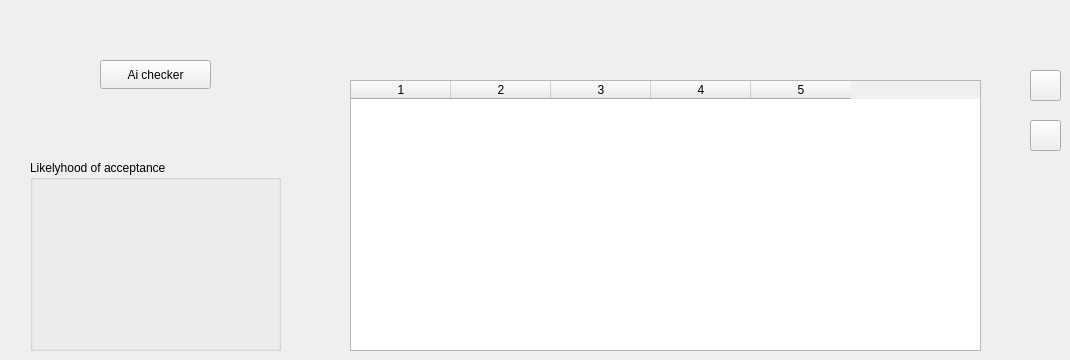
      <widget class="QWidget" name="tab_7">
       <attribute name="title">
        <string>Submissions Draft</string>
       </attribute>
       <widget class="QPushButton" name="pushButton_7">
        <property name="geometry">
         <rect>
          <x>1030</x>
          <y>120</y>
          <width>31</width>
          <height>31</height>
         </rect>
        </property>
        <property name="text">
         <string/>
        </property>
        <property name="icon">
         <iconset>
          <normaloff>icons/edit.svg</normaloff>icons/edit.svg</iconset>
        </property>
       </widget>
       <widget class="QPushButton" name="pushButton_8">
        <property name="geometry">
         <rect>
          <x>100</x>
          <y>60</y>
          <width>111</width>
          <height>29</height>
         </rect>
        </property>
        <property name="text">
         <string>Ai checker</string>
        </property>
       </widget>
       <widget class="QPushButton" name="pushButton_6">
        <property name="geometry">
         <rect>
          <x>1030</x>
          <y>70</y>
          <width>31</width>
          <height>31</height>
         </rect>
        </property>
        <property name="text">
         <string/>
        </property>
        <property name="icon">
         <iconset>
          <normaloff>icons/trash-2.svg</normaloff>icons/trash-2.svg</iconset>
        </property>
       </widget>
       <widget class="QGroupBox" name="groupBox_12">
        <property name="geometry">
         <rect>
          <x>30</x>
          <y>160</y>
          <width>251</width>
          <height>191</height>
         </rect>
        </property>
        <property name="title">
         <string>Likelyhood of acceptance</string>
        </property>
       </widget>
       <widget class="QTableWidget" name="submissionTableWidget">
        <property name="geometry">
         <rect>
          <x>350</x>
          <y>80</y>
          <width>631</width>
          <height>271</height>
         </rect>
        </property>
        <property name="rowCount">
         <number>0</number>
        </property>
        <property name="columnCount">
         <number>5</number>
        </property>
        <column/>
        <column/>
        <column/>
        <column/>
        <column/>
       </widget>
      </widget>
